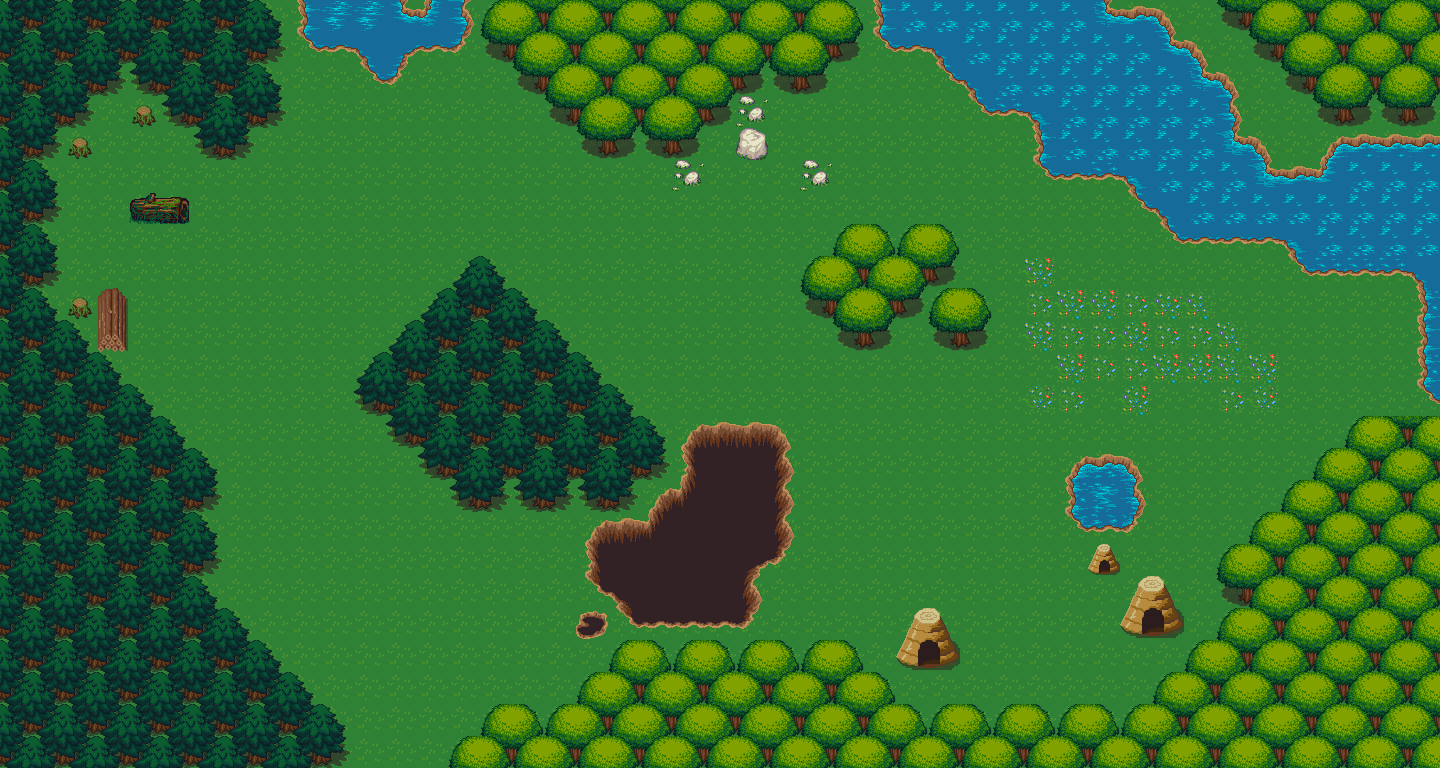

A level layout from a 2D game, rendered from its tile map. Below: a short description, then the map file with tile-grid data replaced by summaries:
An orthogonal 45x24 tile map with 32x32 px tiles, 3 tile layers (Background, Border, Door).

<map version="1.4" tiledversion="1.4.3" orientation="orthogonal" renderorder="left-up" width="45" height="24" tilewidth="32" tileheight="32" infinite="0" nextlayerid="4" nextobjectid="1">
 <tileset firstgid="1" name="forest_tiles" tilewidth="32" tileheight="32" tilecount="256" columns="16">
  <image source="forest_tiles.png" width="512" height="512" />
 </tileset>
 <layer id="1" name="Background" width="45" height="24">
  <data>[1080 cells, 1080 non-empty, 10 distinct tile ids]</data>
 </layer>
 <layer id="2" name="Border" width="45" height="24">
  <data>[1080 cells, 597 non-empty, 74 distinct tile ids]</data>
 </layer>
 <layer id="3" name="Door" width="45" height="24">
  <data>[1080 cells, 3 non-empty, 1 distinct tile ids]</data>
 </layer>
</map>
